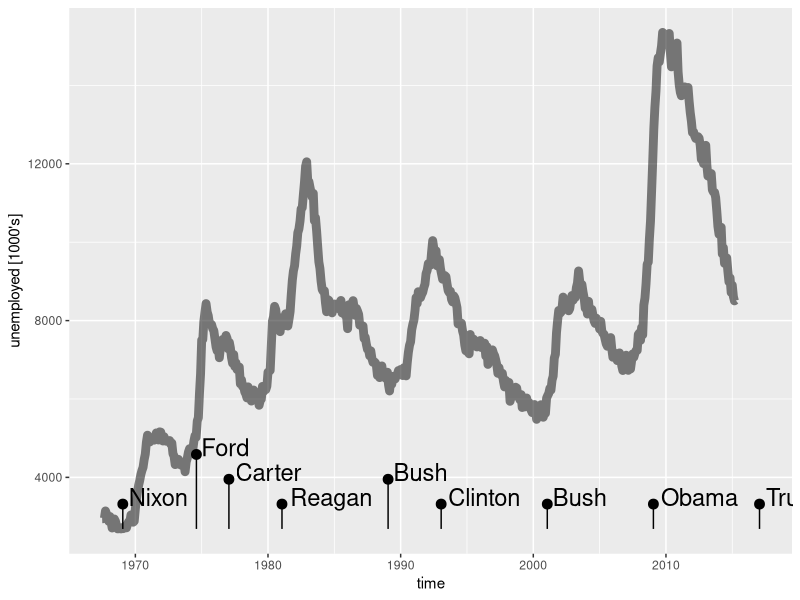
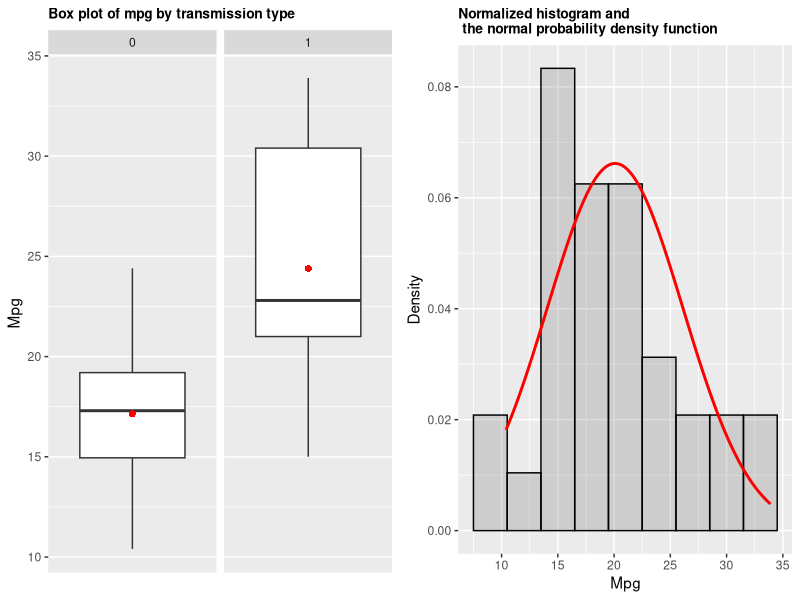
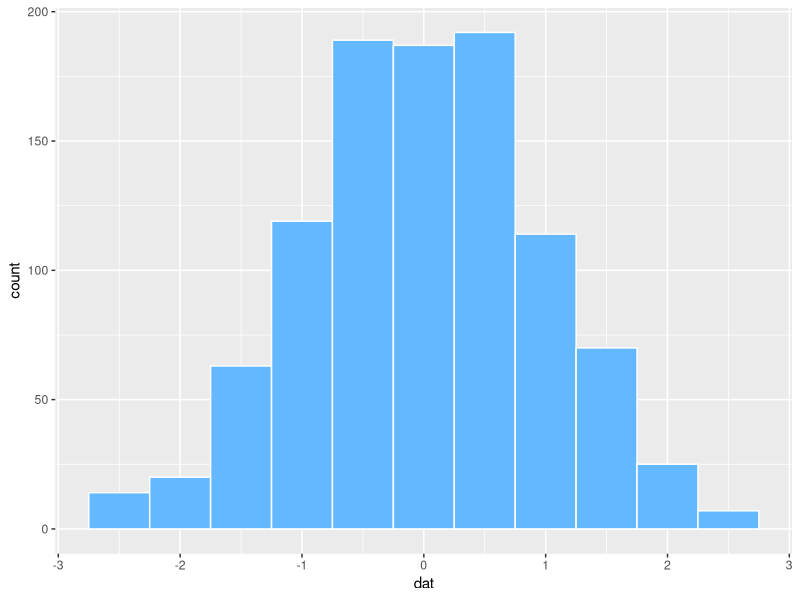

Write R code to recreate these figures, in order.
library(ggplot2)


#1
data(presidential)
data(economics)

events <- presidential[-(1:3),]
baseline = min(economics$unemploy)
delta = 0.05 * diff(range(economics$unemploy))
events$ymin = baseline
events$timelapse = c(diff(events$start),Inf)
events$bump = events$timelapse < 4*370 # ~4 years
offsets <- rle(events$bump)
events$offset <- unlist(mapply(function(l,v) {if(v){(l:1)+1}else{rep(1,l)}}, l=offsets$lengths, v=offsets$values, USE.NAMES=FALSE))
events$ymax <- events$ymin + events$offset * delta

ggplot() +
      geom_line(mapping=aes(x=date, y=unemploy), data=economics , size=3, alpha=0.5) +
      geom_segment(data = events, mapping=aes(x=start, y=ymin, xend=start, yend=ymax)) +
      geom_point(data = events, mapping=aes(x=start,y=ymax), size=3) +
      geom_text(data = events, mapping=aes(x=start, y=ymax, label=name), hjust=-0.1, vjust=0.1, size=6) +
      scale_x_date("time") +  
      scale_y_continuous(name="unemployed [1000's]")


###2 
#Credits to Vasilena Taralova from her mtcars project of regression models 
# (Coursera Data Science classmate)

require(ggplot2); require(gridExtra)

g1 <- ggplot (data = mtcars, aes (x = factor (0), y = mpg)) +
    geom_boxplot () +
    stat_summary (fun.y = mean, geom = 'point', shape = 16, col = "red", cex = 2) +
    ylab ("Mpg") +
    xlab ("") +
    scale_x_discrete (breaks = NULL) +
    ggtitle ("Box plot of mpg by transmission type") +
    facet_wrap (~am) +
    theme (plot.title = element_text (size = 10, face = "bold"))

g2 <- ggplot (data = mtcars, aes (x = mpg)) +
    geom_histogram ( aes (y = ..density..), binwidth = 3, colour = "black", alpha = 0.2) +
    stat_function (fun = dnorm,
                   args = list (mean = mean (mtcars$mpg), sd = sd (mtcars$mpg)),
                   lwd = 1, col = "red") +
    scale_x_continuous (breaks = seq (0, 50, 5)) +
    labs (x = "Mpg",
          y = "Density") +
    ggtitle ("Normalized histogram and \n the normal probability density function") +
    theme (plot.title = element_text (size = 10, face = "bold"))

grid.arrange (grobs = list (g1,g2), ncol = 2)




# HISTOGRAM
g <- ggplot(data.frame(dat <- rnorm(1000)), aes(x = dat)) + 
    geom_histogram(binwidth = 0.5, color = "white", fill = "steelblue1")
g
